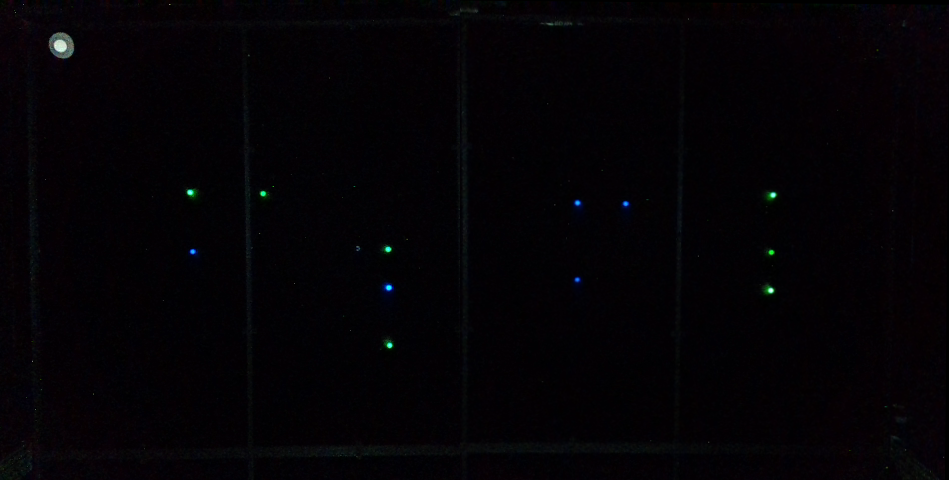
#> input picture map_jun19.png, 949 x 480 px, found by its file name
$ python jun19_pose_from_video.py
#> lines starting #> are read from the running program, lines starting #| are printed output that depends on the picture; after the words box and inside, x2 and y2 are one past the last pixel; in counts of white or black regions, pixels touching at a corner belong together; pictures that were not available may be replaced by others from this repository, and a replacement may not be noted
### jun_19_pattern_utils.py
import numpy as np
import matplotlib.pyplot as plt
import cv2
from sklearn.cluster import DBSCAN

jetson = 1
if jetson:
    # [6 lines left out: function show_image, not called in this run]
else:
    # [7 lines left out: function show_image, not called in this run]

## Processing
def find_centroids(img, visualize=False, vis_masks=False, area_threshold=10, dist_threshold=5, blue_threshold=120):
    # HSV ranges for green and blue
    lower_green = np.array([40, 100, 40])
    upper_green = np.array([80, 255, 255])

    lower_blue = np.array([100, 100, 40])
    upper_blue = np.array([140, 255, 255])

    # convert image to HSV
    hsv = cv2.cvtColor(img, cv2.COLOR_BGR2HSV)
    green_mask = cv2.inRange(hsv, lower_green, upper_green)
    blue_mask = cv2.inRange(hsv, lower_blue, upper_blue)
    # Extract blue channel
    blue = img[:, :, 0]
    _, blue_blue_mask = cv2.threshold(blue, blue_threshold, 255, cv2.THRESH_BINARY)

    # combine blue masks for the ULTIMATE BLUE
    blue_mask = cv2.bitwise_and(blue_mask, blue_blue_mask)

    led_centroids = []
    i = 0
    for mask in [green_mask, blue_mask]:
        contours, _ = cv2.findContours(mask, cv2.RETR_EXTERNAL, cv2.CHAIN_APPROX_SIMPLE)
        # Get LED centroids
        for cnt in contours:
            area = cv2.contourArea(cnt)
            if area > area_threshold:  # Area threshold
                M = cv2.moments(cnt)
                if M["m00"] > 0:
                    cx = M["m10"] / M["m00"]
                    cy = M["m01"] / M["m00"]
                    new_centroid = (cx, cy)
                    check_dist = [distance(new_centroid, c) for c in led_centroids]
                    if len(check_dist) > 0:
                        if min(check_dist) > dist_threshold:  # Distance threshold
                            led_centroids.append((cx, cy, i))
                    else:
                        led_centroids.append((cx, cy, i))
        i += 1
    led_centroids = np.array(led_centroids)
    if len(led_centroids)==0:
        print("No LEDs detected.")
        return False
    else:
        return led_centroids

# Patterning
def find_patterns(points):
    centroids = points[:, 0:2]
    clustering = DBSCAN(eps=125, min_samples=3).fit(centroids)
    labels = clustering.labels_
    # Extract clusters
    num = len(set(labels)) - (1 if -1 in labels else 0)
    pats = []
    for j in range(num):
        pattern = points[labels == j]
        if len(pattern) == 3:
            pats.append(pattern)
    return pats, num

# Patterning
# [32 lines left out: function visualize_patterns, not called in this run]

# Identify pattern
def is_collinear(points, tol=2.5):
    # The AI wrote this.
    # Use PCA to determine if 4 points lie on a line.
    pts = np.array(points)
    mean = np.mean(pts, axis=0)
    centered = pts - mean
    _, s, _ = np.linalg.svd(centered)
    return s[1] < tol  # second singular value close to 0

# Useful math functions
def make_vector(p1, p2):
    p1_coords = np.array(p1[0:2])
    p2_coords = np.array(p2[0:2])
    return p2_coords - p1_coords

def distance(p1, p2):
    return np.linalg.norm(make_vector(p1, p2))

# [18 lines left out: functions angle_between, angles_in_triangle, not called in this run]

def arrange_by_distance(A, B, C):
    AB = distance(A, B)
    AC = distance(A, C)
    BC = distance(B, C)
    # lines arranged  *  *     *
    #A B C; A C B ; B A C; B C A; C A B ; C B A
    if AB < BC < AC:
        return A, B, C
    if AC < BC < AB:
        return A, C, B
    if AB < AC < BC:
        return B, A, C
    if BC < AC  < AB:
        return B, C, A
    if AC < AB  < BC:
        return C, A, B
    if BC < AB < AC:
        return C, B, A

def relative_transformation_with_scale(A, B):
    """
    An AI wrote this.

    Calculates the best-fit similarity transform (rotation, translation, scale)
    that maps points A to points B using a scaled version of the Kabsch algorithm.

    Args:
        A: NxD numpy array of source points
        B: NxD numpy array of destination points

    Returns:
        R: DxD rotation matrix
        t: Dx1 translation vector
        s: scalar scale factor
    """
    assert A.shape == B.shape, "Point sets must have the same shape"

    # Compute centroids
    centroid_A = np.mean(A, axis=0)
    centroid_B = np.mean(B, axis=0)

    # Center the points
    AA = A - centroid_A
    BB = B - centroid_B

    # Compute covariance matrix
    H = AA.T @ BB

    # SVD
    U, S, Vt = np.linalg.svd(H)
    R = Vt.T @ U.T

    # Correct reflection
    if np.linalg.det(R) < 0:
        Vt[-1, :] *= -1
        R = Vt.T @ U.T

    # Compute scale
    var_A = np.sum(AA ** 2)
    s = np.sum(S) / var_A

    # Compute translation
    t = centroid_B - s * R @ centroid_A

    return R, t, s

def apply_similarity_transform(A, R, t, s):
    # An AI wrote this.
    # A = input point set
    # R, t, s are calculated by the relative_transform_with_scale function

    return (s * (R @ A.T)).T + t


def identify_cluster(pat):
    pat_cols = [c for x, y, c in pat]
    colors = sorted(pat_cols)
    if is_collinear(pat):
        if colors == [0, 1, 1]:  # Green, Blue, Blue
            cluster_index = 1
        elif colors == [0, 0, 1]:  # Green, Green, Blue
            cluster_index = 3
        else:
            print("Can't identify cluster")
            cluster_index = False
    else:
        if colors == [0, 0, 1]: #Green, Green, Blue
            cluster_index = 0
        elif colors == [0, 1, 1]: #Green, Blue, Blue
            cluster_index = 2
        else:
            print("Can't identify cluster")
            cluster_index = False

    return cluster_index


def sort_cluster(pat):
    if is_collinear(pat):
        sorted_points = arrange_by_distance(*pat)
    else:
        sorted_points = angles_in_triangle(*pat)
    return sorted_points


def points_to_array(point_list):
    point_array = []
    for points in point_list:
        for point in points:
            point_array.append(point)
    unnested_list = []
    for point in point_array:
        if len(point) < 2:
            unnested_list.append(point[0])
        else:
            unnested_list.append(point)
    return np.array(unnested_list)


def pose_from_sample(sample_obs, cluster_locs):
    sample_centroids = find_centroids(sample_obs, area_threshold=10, dist_threshold=5)
    if len(sample_centroids)>0:
        patterns, num_clusters = find_patterns(sample_centroids)

        #if num_clusters>0:
        observed_point_list = []
        true_point_list = []
        for pat in patterns:
            cluster_index = identify_cluster(pat)
            if cluster_index:
                observed_points = pat[:, 0:2].tolist()
                sorted_observed_points = sort_cluster(observed_points)

                true_points = cluster_locs[str(cluster_index)]
                sorted_true_points = sort_cluster(true_points)
                observed_point_list.append(sorted_observed_points)
                true_point_list.append(sorted_true_points)

        opl = points_to_array(observed_point_list)
        tpl = points_to_array(true_point_list)
        if len(tpl)>0:
            R, t, s = relative_transformation_with_scale(opl, tpl)
            computed_points = apply_similarity_transform(opl, R, t, s)
            error = computed_points - tpl
            if np.linalg.norm(error) > 10:
                print("Large error: ", np.linalg.norm(error))
            sample_centre = np.array([int(sample_obs.shape[1] / 2), int(sample_obs.shape[0] / 2)])
            sample_vec = np.array([0, -30])
            position = apply_similarity_transform(sample_centre, R, t, s)
            angle = np.rad2deg(np.arctan2(R[1][0], R[0][0]))
            if angle < 0: angle += 360
            pose_dy = R @ sample_vec #.T @ R#np.dot(sample_vec, R)#sample_vec.T @ R
            result = {'position': position, 'angle': angle, 'gradient': pose_dy}
            return result


        else:
            return False
    else:
        return False

### jun19_pose_from_video.py
from jun_19_pattern_utils import *
import json
import os
cwd = '/home/toni/Workspace/jun19_files'

# Load cluster data
fname = os.path.join(cwd, 'cluster_data_jun19.json')
with open(fname, 'r') as f:
#> (reads cluster_data_jun19.json from the repository)
    cluster_locs = json.load(f)
#print(cluster_locs)
# Load map
fname = os.path.join(cwd, 'map_jun19.png')
star_map = cv2.imread(fname)
#> star_map is the input picture: shape (480, 949, 3); mean B, G, R 5, 2.1, 4

video_path = os.path.join(cwd, 'output4.avi') # Replace with the actual path to your video file
cap = cv2.VideoCapture(video_path)
if not cap.isOpened():
    print("Error: Could not open video file.")
    exit()

while True:
    map_copy = star_map.copy()
    ret, image = cap.read()
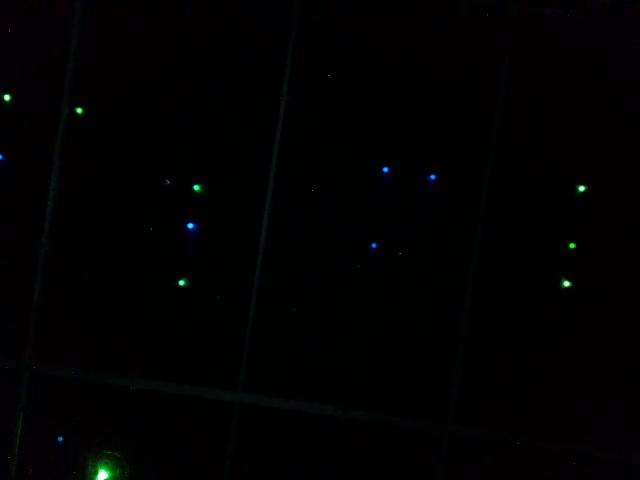
#> input picture frame 18 of star_video.mp4, 640 x 480 px, given in place of output4.avi, which was not available
#> image is the input picture: shape (480, 640, 3); mean B, G, R 2.1, 1.5, 1.7

    if not ret:
        cap.release()
        cv2.destroyAllWindows()
        break
    # Plot the robot's pose on the observed image for comparison.
    img_centre = np.array([int(image.shape[1] / 2), int(image.shape[0] / 2)])
#> img_centre = [320, 240]
    fwd_vec = np.array([0, -30])
    arrow_head = img_centre + fwd_vec
#> arrow_head = [320, 210]
    cv2.arrowedLine(image, img_centre, arrow_head, (0, 0, 255), 2, tipLength=0.25)
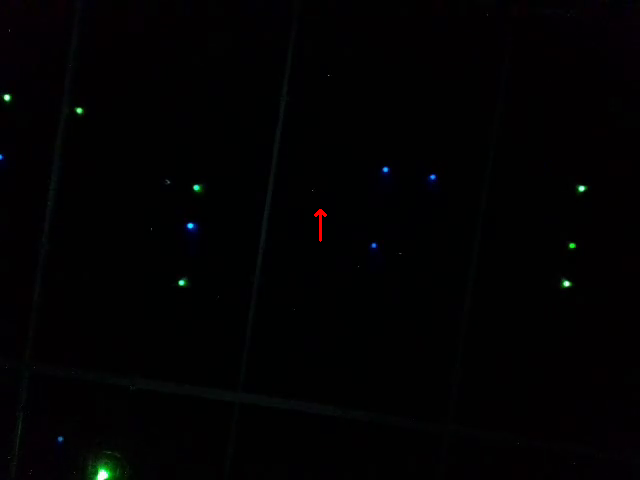
#> image: shape (480, 640, 3); 0.05% of pixels changed, all inside (x1, y1, x2, y2) = (314, 209, 327, 242)

    # Find the pose from the image.
    result = pose_from_sample(image, cluster_locs)
#> in find_centroids, `hsv = cv2.cvtColor(img, cv2.COLOR_BGR2HSV)`: hsv: shape (480, 640, 3); mean H, S, V 75.5, 138.7, 2.8
#> in find_centroids, `green_mask = cv2.inRange(hsv, lower_green, upper_green)`:
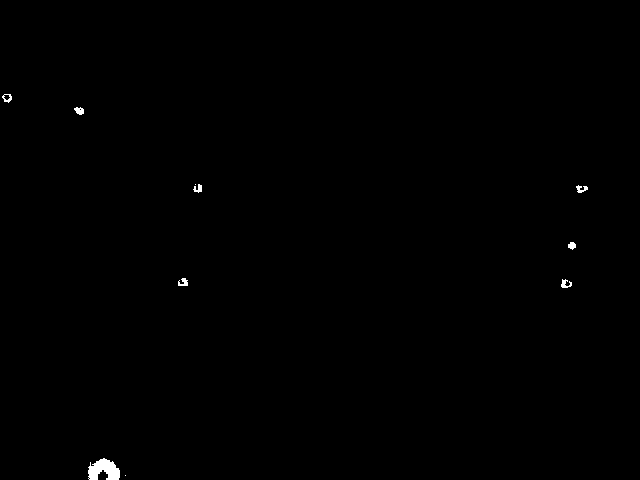
#> green_mask: shape (480, 640); 0.27% white; 10 white regions (2 under 20 px), largest, box (x1, y1, x2, y2) and area: (88, 458, 120, 480) 478, (561, 279, 572, 288) 57, (74, 107, 84, 115) 56
#> in find_centroids, `blue_mask = cv2.inRange(hsv, lower_blue, upper_blue)`:
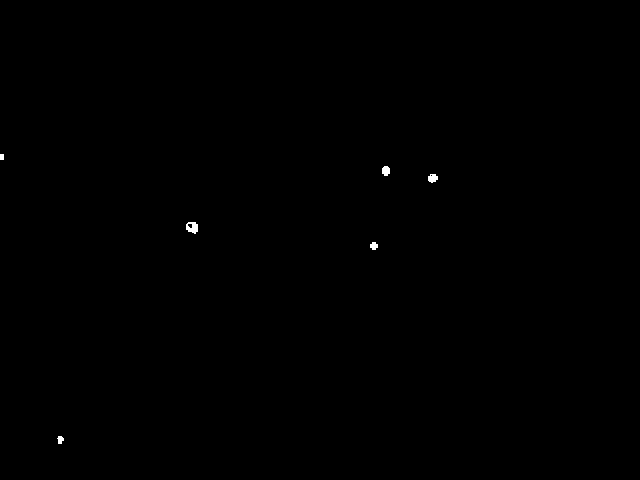
#> blue_mask: shape (480, 640); 0.11% white; 6 white regions, box (x1, y1, x2, y2) and area: (186, 222, 198, 234) 102, (428, 174, 438, 183) 68, (382, 166, 390, 176) 66, (370, 242, 378, 250) 48, (57, 436, 64, 444) 40, (0, 154, 4, 160) 24
#> in find_centroids, `_, blue_blue_mask = cv2.threshold(blue, blue_threshold, 255, cv2.THRES..`:
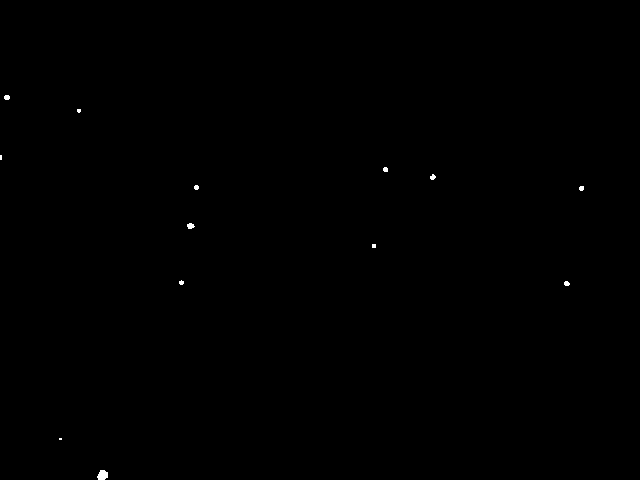
#> blue_blue_mask: shape (480, 640); 0.11% white; 13 white regions (5 under 20 px), largest, box (x1, y1, x2, y2) and area: (97, 470, 108, 480) 86, (187, 223, 195, 229) 35, (4, 95, 10, 100) 26
#> in find_centroids, `blue_mask = cv2.bitwise_and(blue_mask, blue_blue_mask)`: blue_mask: shape (480, 640); 0.03% white; 6 white regions (3 under 20 px), largest, box (x1, y1, x2, y2) and area: (430, 174, 436, 180) 25, (383, 167, 388, 172) 22, (187, 223, 195, 229) 22
#> the loop in find_centroids, `for mask in [green_mask, blue_mask]:` made 2 passes
#> i on pass 1: 1
#> after the loop in find_centroids, `for mask in [green_mask, blue_mask]:`: i = 2; led_centroids = [(103.6, 469.5, 0), (564.8, 283.7, 0), (183.4, 282, 0), (571.6, 245.2, 0), (581, 188.6, 0), (198, 188.4, 0), (79.02, 110.4, 0), (6.83, 97.43, 0), (432.5, 176.8, 1), (385.1, 169.1, 1)]
#> in find_centroids, `led_centroids = np.array(led_centroids)`: led_centroids = [[103.6, 469.5, 0], [564.8, 283.7, 0], [183.4, 282, 0], [571.6, 245.2, 0], [581, 188.6, 0], [198, 188.4, 0], [79.02, 110.4, 0], [6.83, 97.43, 0], [432.5, 176.8, 1], [385.1, 169.1, 1]]
#> in pose_from_sample, `sample_centroids = find_centroids(sample_obs, area_threshold=10, dist_..`: sample_centroids has the same summary as led_centroids in find_centroids
#> in find_patterns, `centroids = points[:, 0:2]`: centroids = [[103.6, 469.5], [564.8, 283.7], [183.4, 282], [571.6, 245.2], [581, 188.6], [198, 188.4], [79.02, 110.4], [6.83, 97.43], [432.5, 176.8], [385.1, 169.1]]
#> in find_patterns, `labels = clustering.labels_`: labels = [-1, 0, -1, 0, 0, -1, -1, -1, -1, -1]
#> in find_patterns, `num = len(set(labels)) - (1 if -1 in labels else 0)`: num = 1
#> the loop in find_patterns, `for j in range(num):` made 1 pass
#> pattern on pass 1: [[564.8, 283.7, 0], [571.6, 245.2, 0], [581, 188.6, 0]]
#> after the loop in find_patterns, `for j in range(num):`: pats = [[[564.8, 283.7, 0], [571.6, 245.2, 0], [581, 188.6, 0]]]
#> in pose_from_sample, `patterns, num_clusters = find_patterns(sample_centroids)`: patterns has the same summary as pats in find_patterns; num_clusters = 1
#> the loop in pose_from_sample, `for pat in patterns:` made 1 pass
#> (colors in identify_cluster, cluster_index) on pass 1: ([0, 0, 0], False)
#| Can't identify cluster
#> after the loop in pose_from_sample, `for pat in patterns:`: observed_point_list = []
#> in pose_from_sample, `opl = points_to_array(observed_point_list)`: opl = empty array
#> result = False

    if result:
        position = result['position']
        angle = result['angle']
        pose_dy = result['gradient']# Plot the pose on the map.
        start_point = int(position[0]), int(position[1])
        end_point = np.array(position) + np.array(pose_dy)
        end_point = int(end_point[0]), int(end_point[1])

        cv2.arrowedLine(map_copy, start_point, end_point, (0, 0, 255), 2, tipLength=0.25)
        cv2.putText(map_copy, f'position: ({position[0]:.1f}, {position[1]:.1f}) angle:{angle:.1f}', (0, 20),
                    cv2.FONT_HERSHEY_SIMPLEX, 1, (0, 0, 255), 2)
        cv2.namedWindow('Pose on Map', cv2.WINDOW_AUTOSIZE)
        cv2.imshow('Pose on Map', map_copy)
    else:
        cv2.putText(image, "No Pose Available", (0, 30), cv2.FONT_HERSHEY_SIMPLEX, 1, (0, 0, 255), 2)
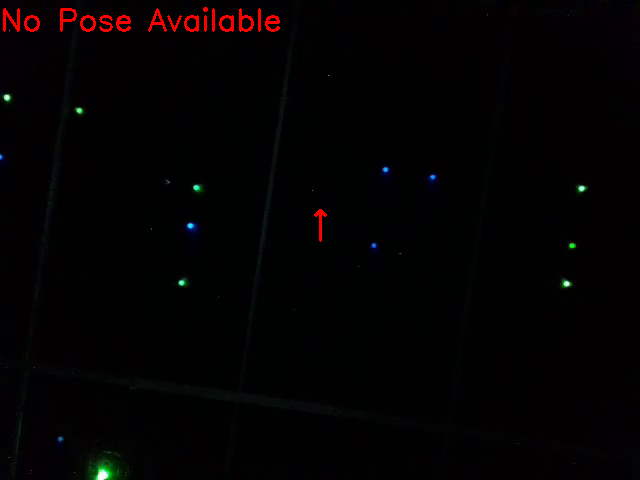
#> image: shape (480, 640, 3); 0.62% of pixels changed, all inside (x1, y1, x2, y2) = (3, 7, 280, 32)

    # Show the images
    cv2.namedWindow('Observed Image', cv2.WINDOW_AUTOSIZE)
    cv2.imshow('Observed Image', image)

    key = cv2.waitKey(25)
#> (key q is pressed here)
    if key & 0xFF == ord('q') or key == 27:
        cv2.destroyAllWindows()
